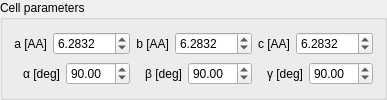
    <widget class="QGroupBox" name="groupBox">
     <property name="sizePolicy">
      <sizepolicy hsizetype="Preferred" vsizetype="Minimum">
       <horstretch>0</horstretch>
       <verstretch>0</verstretch>
      </sizepolicy>
     </property>
     <property name="title">
      <string>Cell parameters</string>
     </property>
     <layout class="QHBoxLayout" name="horizontalLayout">
      <item>
       <layout class="QVBoxLayout" name="verticalLayout_2">
        <item>
         <layout class="QHBoxLayout" name="horizontalLayout_3">
          <item>
           <widget class="QLabel" name="label">
            <property name="toolTip">
             <string>Cell a parameter</string>
            </property>
            <property name="statusTip">
             <string>Cell a parameter</string>
            </property>
            <property name="text">
             <string>a [AA]</string>
            </property>
            <property name="alignment">
             <set>Qt::AlignRight|Qt::AlignTrailing|Qt::AlignVCenter</set>
            </property>
           </widget>
          </item>
          <item>
           <widget class="QDoubleSpinBox" name="cell_a_spinBox">
            <property name="toolTip">
             <string>Cell a parameter</string>
            </property>
            <property name="statusTip">
             <string>Cell a parameter</string>
            </property>
            <property name="decimals">
             <number>4</number>
            </property>
            <property name="minimum">
             <double>0.000100000000000</double>
            </property>
            <property name="maximum">
             <double>999.990000000000009</double>
            </property>
            <property name="value">
             <double>6.283200000000000</double>
            </property>
           </widget>
          </item>
         </layout>
        </item>
        <item>
         <layout class="QHBoxLayout" name="horizontalLayout_4">
          <item>
           <widget class="QLabel" name="label_2">
            <property name="toolTip">
             <string>Cell α angle</string>
            </property>
            <property name="statusTip">
             <string>Cell α angle</string>
            </property>
            <property name="text">
             <string>α [deg]</string>
            </property>
            <property name="alignment">
             <set>Qt::AlignRight|Qt::AlignTrailing|Qt::AlignVCenter</set>
            </property>
           </widget>
          </item>
          <item>
           <widget class="QDoubleSpinBox" name="cell_alpha_spinBox">
            <property name="toolTip">
             <string>Cell α angle</string>
            </property>
            <property name="statusTip">
             <string>Cell α angle</string>
            </property>
            <property name="minimum">
             <double>0.010000000000000</double>
            </property>
            <property name="maximum">
             <double>180.000000000000000</double>
            </property>
            <property name="value">
             <double>90.000000000000000</double>
            </property>
           </widget>
          </item>
         </layout>
        </item>
       </layout>
      </item>
      <item>
       <layout class="QVBoxLayout" name="verticalLayout_3">
        <item>
         <layout class="QHBoxLayout" name="horizontalLayout_5">
          <item>
           <widget class="QLabel" name="label_3">
            <property name="toolTip">
             <string>Cell b parameter</string>
            </property>
            <property name="statusTip">
             <string>Cell b parameter</string>
            </property>
            <property name="text">
             <string>b [AA]</string>
            </property>
            <property name="alignment">
             <set>Qt::AlignRight|Qt::AlignTrailing|Qt::AlignVCenter</set>
            </property>
           </widget>
          </item>
          <item>
           <widget class="QDoubleSpinBox" name="cell_b_spinBox">
            <property name="toolTip">
             <string>Cell b parameter</string>
            </property>
            <property name="statusTip">
             <string>Cell b parameter</string>
            </property>
            <property name="decimals">
             <number>4</number>
            </property>
            <property name="minimum">
             <double>0.000100000000000</double>
            </property>
            <property name="maximum">
             <double>999.990000000000009</double>
            </property>
            <property name="value">
             <double>6.283200000000000</double>
            </property>
           </widget>
          </item>
         </layout>
        </item>
        <item>
         <layout class="QHBoxLayout" name="horizontalLayout_6">
          <item>
           <widget class="QLabel" name="label_4">
            <property name="toolTip">
             <string>Cell β angle</string>
            </property>
            <property name="statusTip">
             <string>Cell β angle</string>
            </property>
            <property name="text">
             <string>β [deg]</string>
            </property>
            <property name="alignment">
             <set>Qt::AlignRight|Qt::AlignTrailing|Qt::AlignVCenter</set>
            </property>
           </widget>
          </item>
          <item>
           <widget class="QDoubleSpinBox" name="cell_beta_spinBox">
            <property name="minimum">
             <double>0.010000000000000</double>
            </property>
            <property name="maximum">
             <double>180.000000000000000</double>
            </property>
            <property name="value">
             <double>90.000000000000000</double>
            </property>
           </widget>
          </item>
         </layout>
        </item>
       </layout>
      </item>
      <item>
       <layout class="QVBoxLayout" name="verticalLayout_5">
        <item>
         <layout class="QHBoxLayout" name="horizontalLayout_9">
          <item>
           <widget class="QLabel" name="label_7">
            <property name="toolTip">
             <string>Cell c parameter</string>
            </property>
            <property name="statusTip">
             <string>Cell c parameter</string>
            </property>
            <property name="text">
             <string>c [AA]</string>
            </property>
            <property name="alignment">
             <set>Qt::AlignRight|Qt::AlignTrailing|Qt::AlignVCenter</set>
            </property>
           </widget>
          </item>
          <item>
           <widget class="QDoubleSpinBox" name="cell_c_spinBox">
            <property name="toolTip">
             <string>Cell c parameter</string>
            </property>
            <property name="statusTip">
             <string>Cell c parameter</string>
            </property>
            <property name="decimals">
             <number>4</number>
            </property>
            <property name="minimum">
             <double>0.000100000000000</double>
            </property>
            <property name="maximum">
             <double>999.990000000000009</double>
            </property>
            <property name="value">
             <double>6.283200000000000</double>
            </property>
           </widget>
          </item>
         </layout>
        </item>
        <item>
         <layout class="QHBoxLayout" name="horizontalLayout_10">
          <item>
           <widget class="QLabel" name="label_8">
            <property name="toolTip">
             <string>Cell γ angle</string>
            </property>
            <property name="statusTip">
             <string>Cell γ angle</string>
            </property>
            <property name="text">
             <string>γ [deg]</string>
            </property>
            <property name="alignment">
             <set>Qt::AlignRight|Qt::AlignTrailing|Qt::AlignVCenter</set>
            </property>
           </widget>
          </item>
          <item>
           <widget class="QDoubleSpinBox" name="cell_gamma_spinBox">
            <property name="toolTip">
             <string>Cell γ angle</string>
            </property>
            <property name="statusTip">
             <string>Cell γ angle</string>
            </property>
            <property name="minimum">
             <double>0.010000000000000</double>
            </property>
            <property name="maximum">
             <double>180.000000000000000</double>
            </property>
            <property name="value">
             <double>90.000000000000000</double>
            </property>
           </widget>
          </item>
         </layout>
        </item>
       </layout>
      </item>
     </layout>
    </widget>
